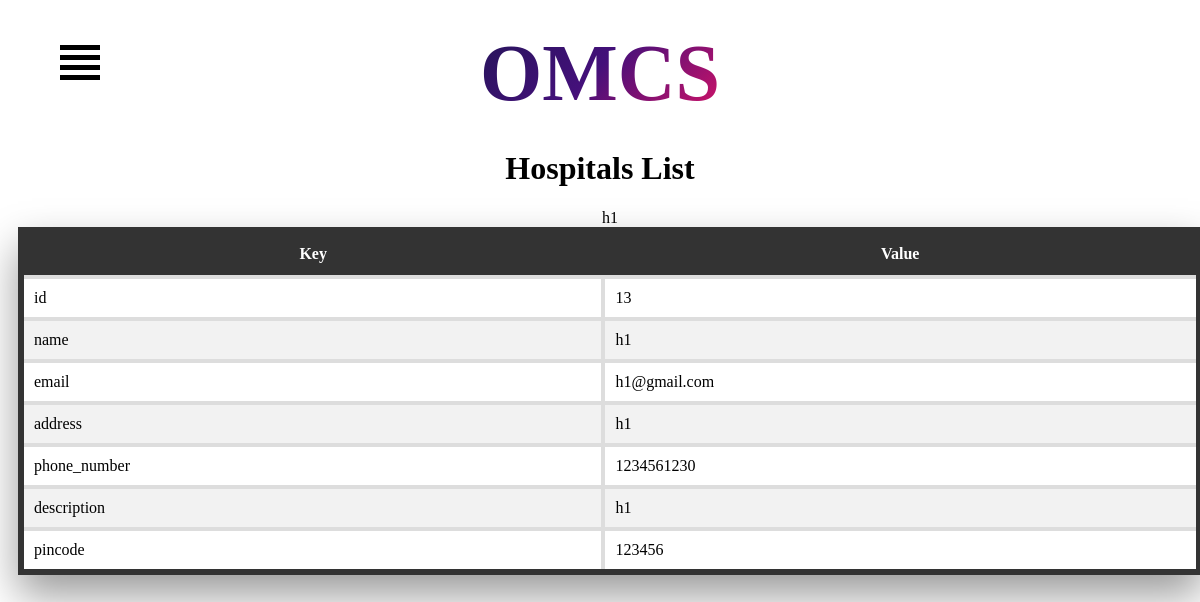
/get_hospitals_list/, run on an earlier commit of the app's database.
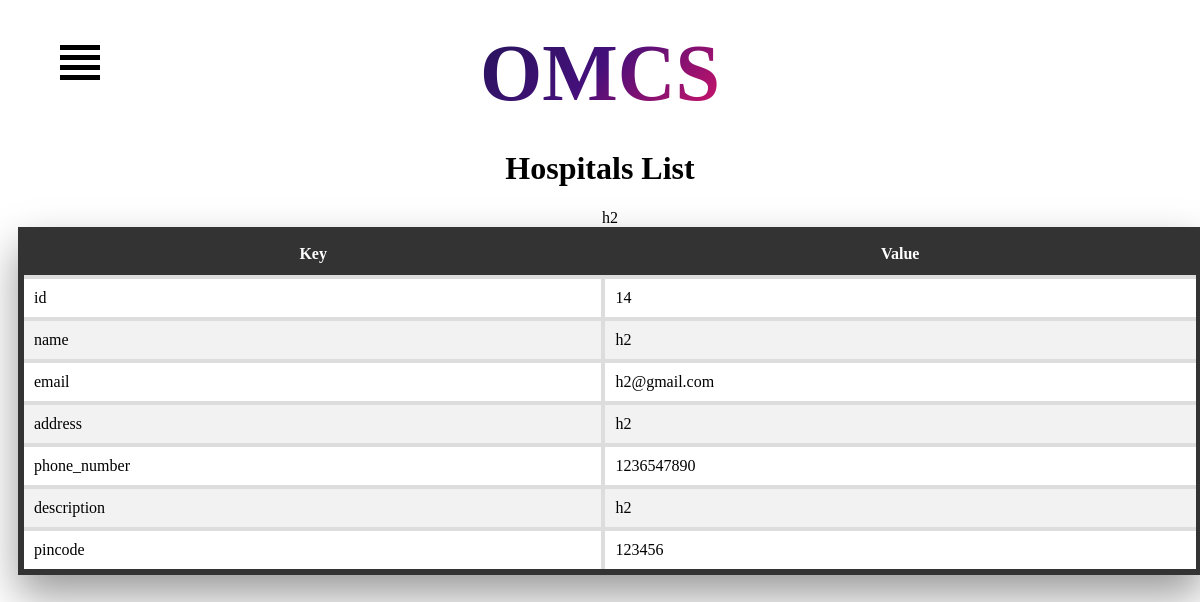
And on a later commit of the database.
### OMCS/models.py (models this page shows)
class hospital(models.Model):
    id = models.AutoField(primary_key=True)
    name = models.CharField(max_length=100)
    address = models.CharField(max_length=100)
    email = models.EmailField()
    phone_number = models.IntegerField()
    pincode_regex = RegexValidator(regex=r'^[0-9]{6}$', message="Enter a valid Indian pincode.")
    pincode = models.CharField(max_length=6, validators=[pincode_regex])
    description=models.CharField(max_length=100)

### OMCS/views.py (the view)
# urls.py: path('get_hospitals_list/',views.get_hospitals_list, name='get_hospitals_list'),
def get_hospitals_list(request):
    queryset = hospital.objects.all()
    hospitals_list = [{'id': obj.id,'name':obj.name,'email':obj.email,'address':obj.address,'phone_number':obj.phone_number,'description':obj.description,'pincode':obj.pincode} for obj in queryset]
    return render(request,'get_hospitals_list.html',{'hospitals_list':hospitals_list})

### OMCS/templates/get_hospitals_list.html (shortened to what this page needs)
<!DOCTYPE html>
<html>
  <head>
  </head>
  <body>
    <div class="menu-container">
      <div class="hamburger-icon">
        <label for="openmenu" id="hamburger-label">
          <span></span>
          <span></span>
          <span></span>
          <span></span>
        </label>
      </div>
    </div>
  <div class="container">
    <div class="center">
    <div class="row">
      <div class="col-md-12 text-center">
        <h3 class="animate-charcter"> OMCS</h3>
      </div>
    </div>
  </div>
  </div>
  <h1 class="animated-heading center" >Hospitals List</h1>
    <div class="grid-container">
      {% for hospital in hospitals_list %}
      <div class="grid-cell">
        <table>
          <caption>{{ hospital.name }}</caption>
          <thead>
            <tr>
              <th>Key</th>
              <th>Value</th>
            </tr>
          </thead>
          <tbody>
            {% for key, value in hospital.items %}
            <tr>
              <td>{{ key }}</td>
              <td>{{ value }}</td>
            </tr>
            {% endfor %}
          </tbody>
        </table>
      </div>
      {% endfor %}
    </div>
  </body>
</html>

### OMCS/templates/get_hospitals_list.html (style rules this page uses)
.grid-container { display: grid; grid-template-columns: repeat(auto-fill, minmax(600px, 1fr)); grid-gap: 40px; }
.grid-cell table { margin-left: 10px; margin-right: 10px; border-collapse: collapse; width: 100%; box-shadow: 0 20px 40px rgba(0, 0, 0, 0.4); border: 6px solid #333; transition: all 0.3s ease-in-out; }
.grid-cell th, .grid-cell td { padding: 10px; border: 4px solid #ddd; }
.grid-cell th { font-weight: bold; }
.grid-cell tbody tr:nth-child(even) { background-color: #f2f2f2; }
.grid-cell thead { background-color: #333; color: #fff; }
.grid-cell thead th { padding: 12px; border: 2px solid #333; }
.animate-charcter { text-transform: uppercase; background-image: linear-gradient( -225deg, #231557 0%, #44107a 29%, #ff1361 67%, #fff800 100% ); padding-top: 10px; margin-top: 10px; margin-bottom: 10px; background-size: auto auto; background-clip: border-box; background-size: 200% auto; color: #fff; background-clip: text; text-fill-color: transparent; -webkit-background-clip: text; -webkit-text-fill-color: transparent; animation: textclip 2s linear infinite; display: inline-block; font-size: 80px; }
.center { text-align: center; }
.animated-heading { opacity: 0; animation: fadeIn 2s ease-in-out forwards; }
.hamburger-icon { position: absolute; z-index: 3; top: 5vh; left: 5vw; padding-bottom: 2vh; }
.hamburger-icon span { height: 5px; width: 40px; background-color: black; display: block; margin: 5px 0px 5px 0px; transition: 0.7s ease-in-out; transform: none; }
.menu-links li, a, span { transition: 0.5s ease-in-out; }

What changed in the data, as far as the page shows it:
removed hospital: name "h1", hospital "h1" "h1@gmail.com" "h1" "h1" "123456"
added hospital: name "h2", hospital "h2" "h2@gmail.com" "h2" "h2" "123456"
Also different on the page:
new list line: "Key Value id 14 name email address phone_number 1236547890 description pincode"
list line gone: "Key Value id 13 name email address phone_number 1234561230 description pincode"
